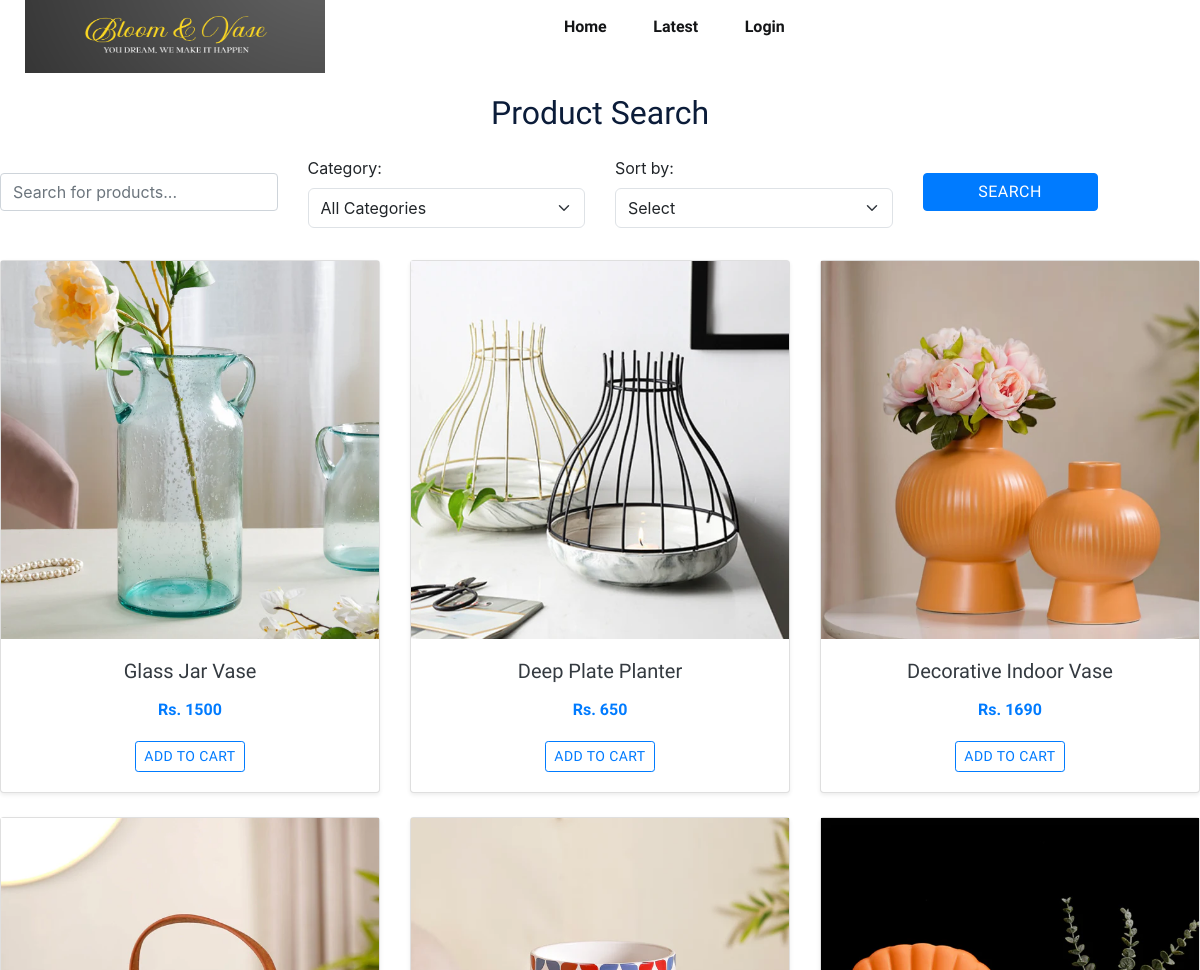
Before: /product_list_search/ (upper part) with the older database file.
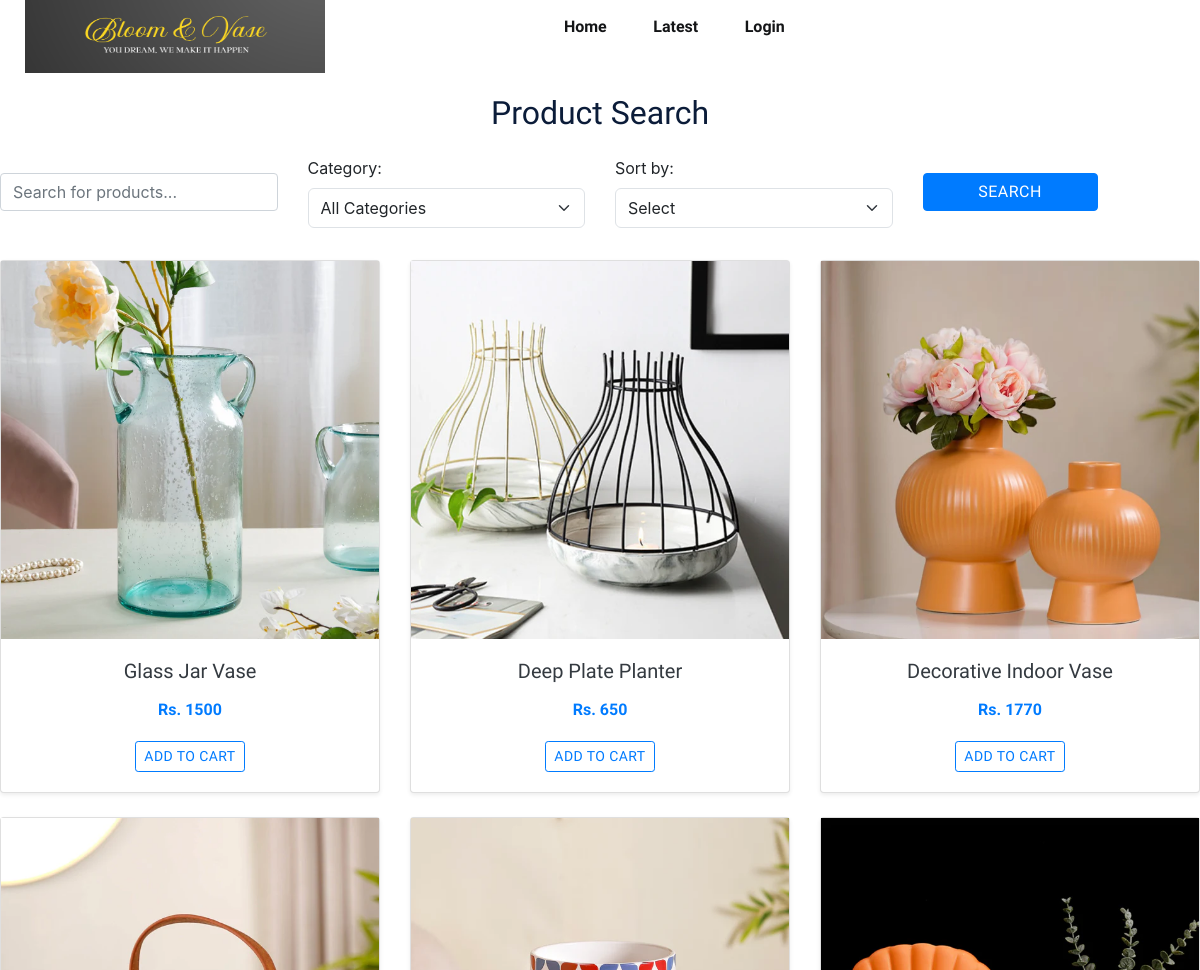
After: the same page with the newer database file.
### product/models.py (models this page shows, shortened)
class Product(models.Model):
    CHOICES = [
        ('large','Large'),
        ('medium','Medium'),
        ('small','Small')
    ]
    name = models.CharField(max_length=100)
    base_image = models.ImageField(upload_to='products/base')
    quantity = models.PositiveIntegerField()
    price = models.PositiveIntegerField()
    description = models.TextField()
    created = models.DateTimeField(default=datetime.now)
    discount = models.FloatField()
    size = models.CharField(max_length=20,choices=CHOICES,default = 'small')
    category = models.ForeignKey('Category',on_delete=models.CASCADE)
    soft_deleted = models.BooleanField(default=False)

### product/views.py (the view)
# urls.py: path('product_list_search/',product_list_search,name='product_list_search'),
def product_list_search(request):
    print("inside search")
    category_id = request.GET.get('category')
    sort_by = request.GET.get('sort_by')
    search_query = request.GET.get('query', '')
    products = Product.objects.filter(soft_deleted=False)
    if search_query:
        products = products.filter(name__icontains=search_query).exclude(soft_deleted = True,category__inactive = True)
    if category_id:
        products = products.filter(category_id=category_id).exclude(soft_deleted = True,category__inactive = True)
    if sort_by == 'price_low_to_high':
        products = products.order_by('price')
    elif sort_by == 'price_high_to_low':
        products = products.order_by('-price')
    elif sort_by == 'new_arrivals':
        products = products.order_by('-created')
    elif sort_by == 'alphabetical_az':
        products = products.order_by('name')
    elif sort_by == 'alphabetical_za':
        products = products.order_by('-name')
    paginator = Paginator(products, 9)
    page_number = request.GET.get('page')
    page = paginator.get_page(page_number)
    categories = Category.objects.filter(inactive=False)
    context = {
        'products': page,
        'categories': categories,
        'selected_category': category_id,
        'selected_sort_by': sort_by,
        'search_query': search_query,
    }
    return render(request,'product_list_search.html', context)

### product/templates/product_list_search.html (shortened to what this page needs)
{% extends 'user/index.html' %}
{% load static %}
{% block body %}
<h2 class="text-center my-4">Product Search</h2>
<form method="get" action="{% url 'product_list_search' %}" class="mb-4">
    <div class="row align-items-center">
        <div class="col-md-3 mb-2">
            <input type="text" name="query" placeholder="Search for products..." class="form-control" value="{{ search_query }}" />
        </div>
        <div class="col-md-3 mb-2">
            <label for="category" class="form-label">Category:</label>
            <select name="category" id="category" class="form-select" onchange="this.form.submit()">
                <option value="">All Categories</option>
            </select>
        </div>
        <div class="col-md-3 mb-2">
            <label for="sort_by" class="form-label">Sort by:</label>
            <select name="sort_by" id="sort_by" class="form-select" onchange="this.form.submit()">
                <option value="">Select</option>
            </select>
        </div>
        <div class="col-md-2 mb-2">
            <button type="submit" class="btn btn-primary w-100">Search</button>
        </div>
    </div>
</form>
<div class="row">
    {% for product in products %}
        <div class="col-xl-4 col-lg-4 col-md-6 col-sm-12 mb-4">
            <div class="card h-100 shadow-sm">
                <div class="card-img-top position-relative">
                    <a href="{% url 'product_details' product.id %}">
                        <img src="{{ product.base_image.url }}" class="img-fluid" alt="Product Image">
                    </a>
                    <div class="position-absolute top-0 end-0 p-2">
                        <a href="{% url 'add_to_wishlist' product.id %}">
                            <span class="flaticon-heart"></span>
                        </a>
                    </div>
                </div>
                <div class="card-body text-center">
                    <h5 class="card-title">
                        <a href="{% url 'product_details' product.id %}" class="text-dark">{{ product.name }}</a>
                    </h5>
                    <p class="card-text fw-bold text-primary">Rs. {{ product.price }}</p>
                    <button class="btn btn-outline-primary btn-sm">Add to Cart</button>
                </div>
            </div>
        </div>
    {% empty %}
        <div class="col-12">
            <p class="text-center text-muted">No products found matching your search criteria.</p>
        </div>
    {% endfor %}
</div>
{% endblock body %}

Changed rows visible on the page:
changed Product "Decorative Indoor Vase": price "1690" → "1770"
